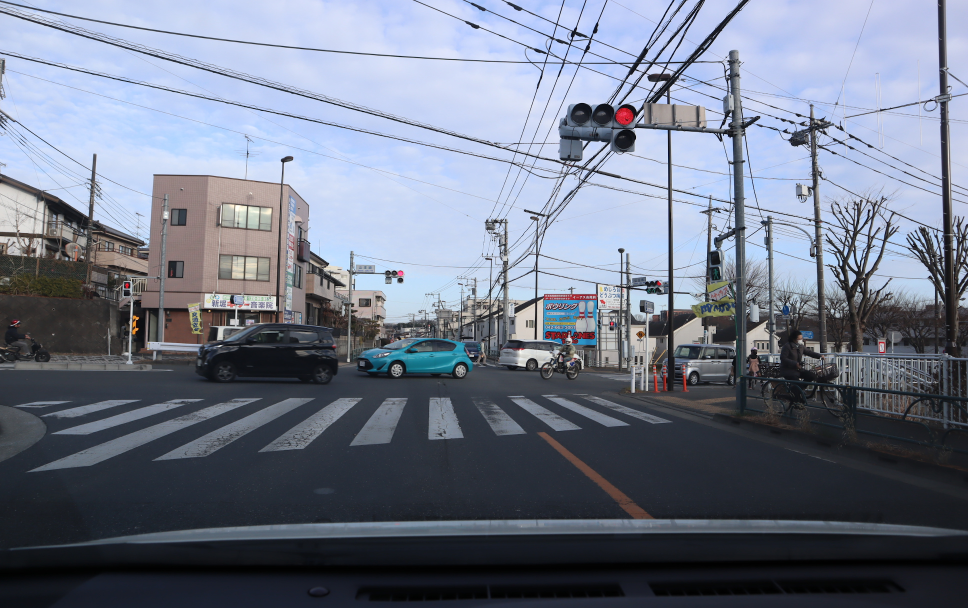
#> input picture app/images/IMG_0562.JPG, 1936 x 1216 px (shown at 1/2 size)
$ python -i infer_seg.py   (imports and definitions only)
#> lines starting #> are read from the running program, lines starting #| are printed output that depends on the picture
#> further down, picture is the input picture: shape (1216, 1936, 3); mean B, G, R 135.7, 119.4, 112.1
#!/usr/bin/env python3
# coding: utf-8
# Inference Segmentation
#

import time
import argparse
import re
import cv2
from   PIL import Image
import numpy as np
import os
import os.path as osp
import sys
import select
import tty
import termios
import tflite_runtime.interpreter as tflite

def iskbhit():
    return select.select([sys.stdin], [], [], 0) == ([sys.stdin], [], [])

img_path = './'

# Path to tflite graph
parser = argparse.ArgumentParser(description='infer segmentation')
# [11 lines not run here, left out]

### Prepare TFlite interpreter
# [6 lines that did not run here, left out]

# [1 line not run here, left out]

slib = "./tflite_delegate/libmydelegate.so.1"

# [4 lines that did not run here, left out]

# [1 line not run here, left out]

# Get input and output tensors.
# [1 line that did not run here, left out]
# [1 line that did not run here, left out]

category = [
  ['background', (0,0,0)],
  ['Lane', (69,47,142)],
  ['Signal', (255,255,0)],
  ['Pedestrian', (255,0,0)],
  ['Car', (0,0,255)],
 ]
palette = [
  0,0,0,
  69,47,142,
  255,255,0,
  255,0,0,
  0,0,255
 ]

colormap = np.zeros((256, 3), dtype=int)
# [2 lines not run here, left out]

def label_to_color_image(label):
  return colormap[label].astype(np.uint8)

def make_color2class_lut():
#  LUT = np.zeros((256, 1), np.uint8)
  LUT = np.full((256, 1), 255, np.uint8)
  img = np.zeros((21, 1, 3), np.uint8)
  for x,[k,v] in enumerate(category):
    img[x,0] = v
  img = cv2.cvtColor(img, cv2.COLOR_RGB2GRAY)
  for i, g in enumerate(img):
    LUT[g] = i
  return LUT

def convert_color_to_class(img_bgr):
  LUT = make_color2class_lut()
  img_gray = cv2.cvtColor(img_bgr, cv2.COLOR_BGR2GRAY)
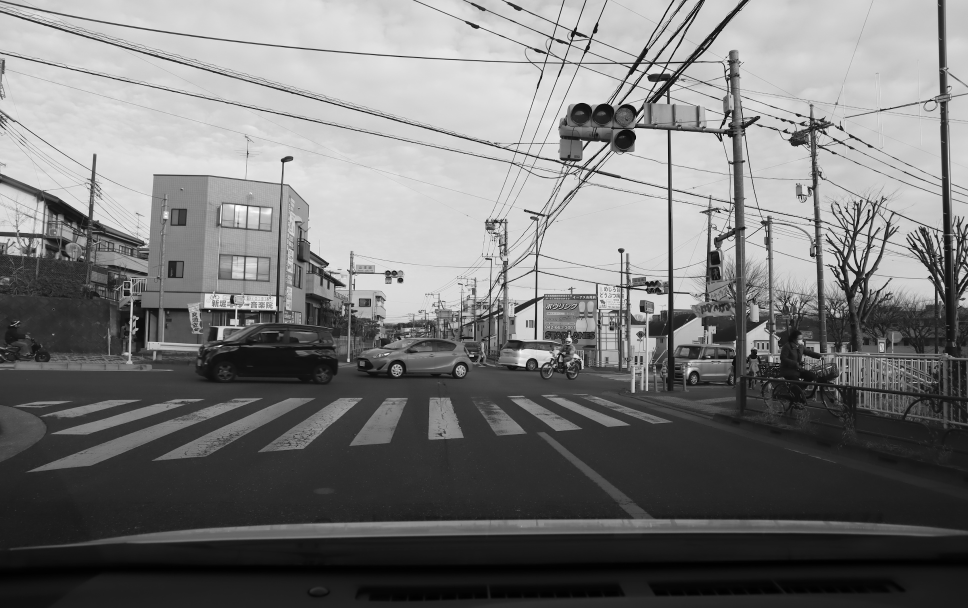
#> img_gray: shape (1216, 1936) (shown at 1/2 size); min 0, max 255, mean 119.1
  img_idx  = cv2.LUT(img_gray, LUT)
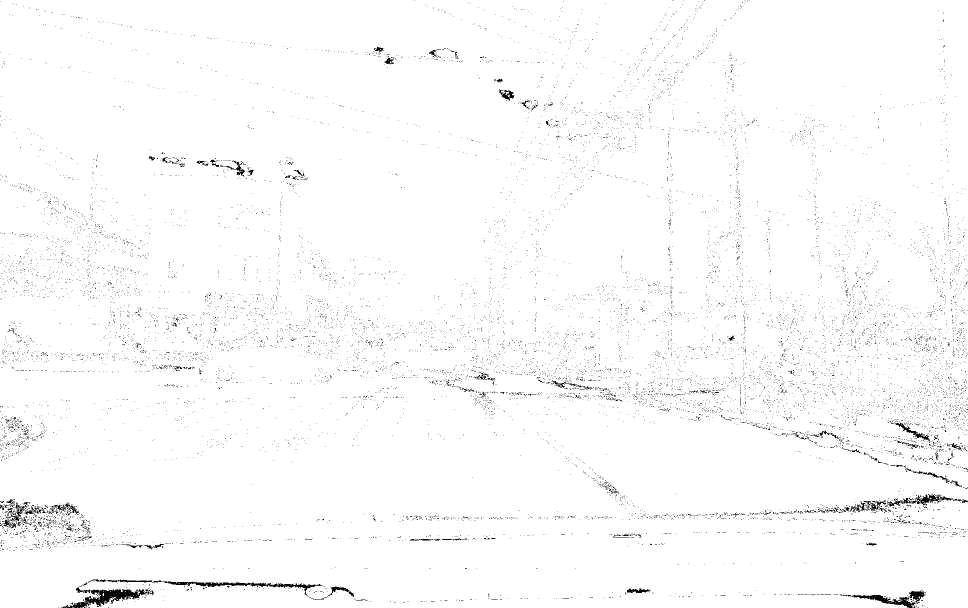
#> img_idx: shape (1216, 1936) (shown at 1/2 size); min 1, max 255, mean 251.1
  return img_idx

# [44 lines left out: functions iou_calc, run_inference_for_single_image, not called in this run]

# [99 lines not run here, left out]

>>> import cv2
>>> picture = cv2.imread('images/IMG_0562.JPG')
>>> result = convert_color_to_class(picture)
